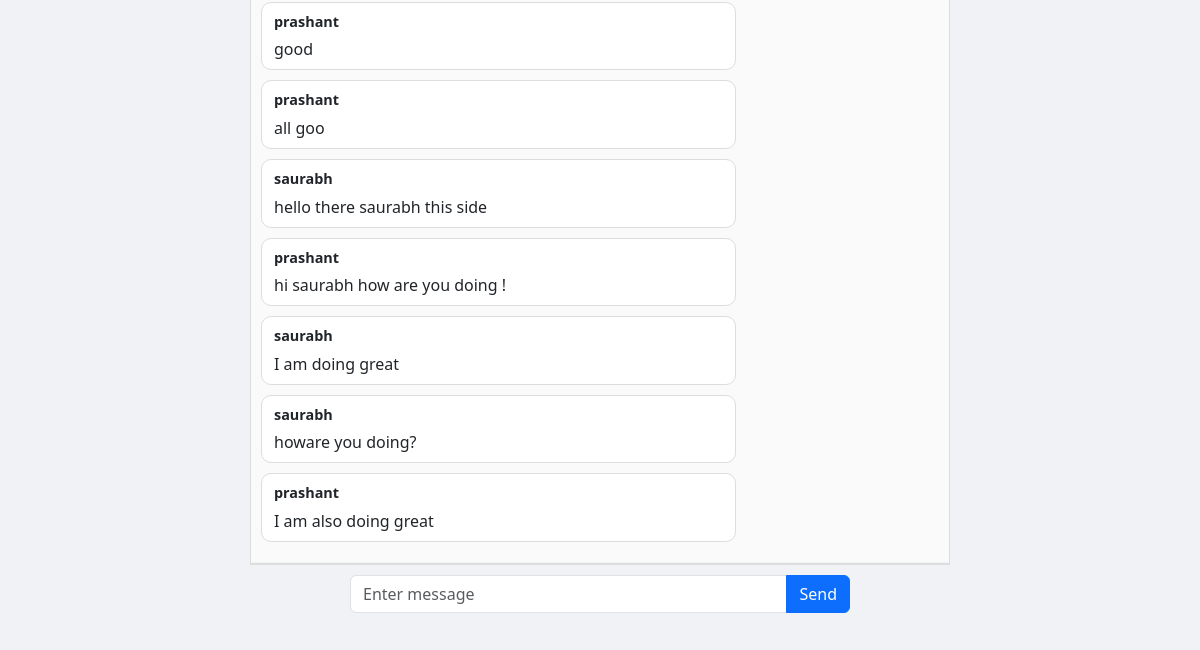
The page /rooms/work/ (lower part) on the database as committed earlier.
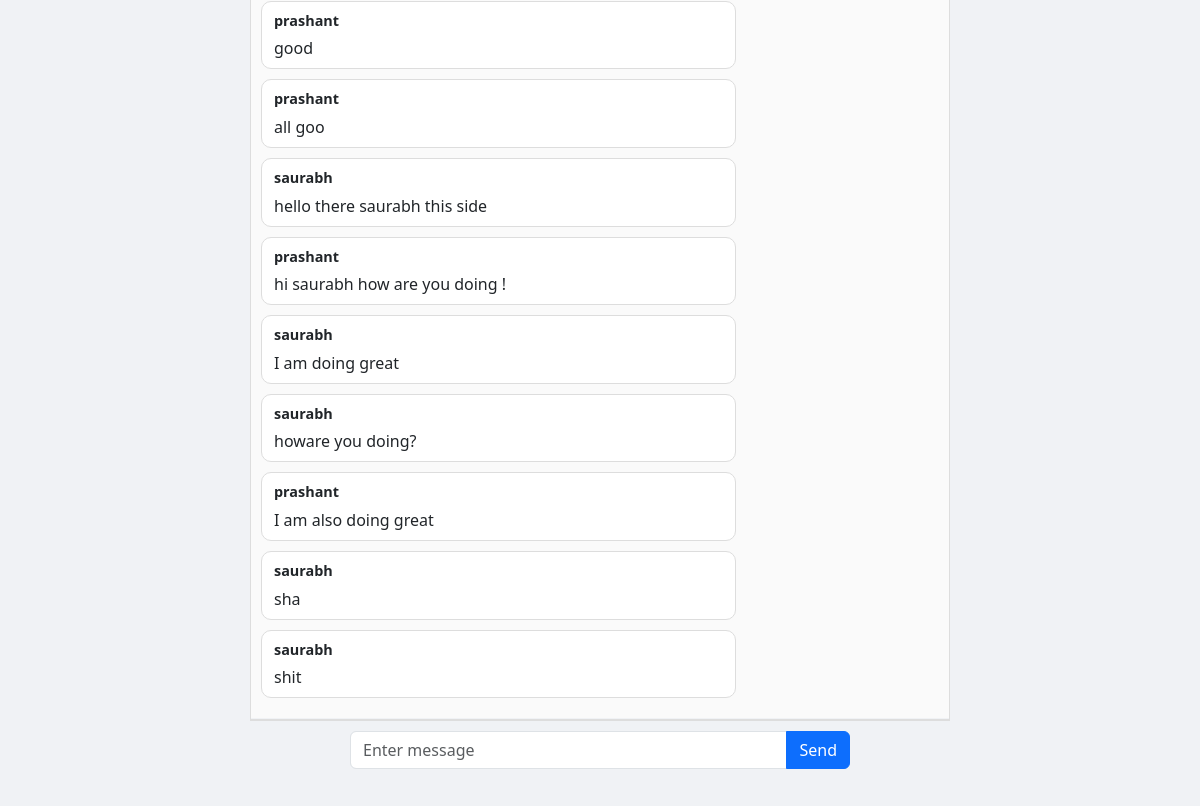
The same page on the database as committed later.
### chatapp/models.py (models this page shows)
class ChatMessage(models.Model):
    user= models.ForeignKey(User, on_delete=models.CASCADE)
    room= models.ForeignKey(ChatRoom, on_delete=models.CASCADE)
    message= models.TextField()
    date= models.DateTimeField(auto_now_add=True)
    class Meta:
        ordering= ('date',)

### chatapp/views.py (the view)
# urls.py: path('<slug:slug>/',views.chatroom,name='chatroom')
def chatroom( request,slug):
    chatroom= ChatRoom.objects.get(slug=slug)
    messages= ChatMessage.objects.filter(room=chatroom)[0:30]
    return render(request,'chatapp/room.html',{'chatroom':chatroom, 'messages':messages})

### chatapp/templates/chatapp/room.html (shortened to what this page needs)
{% extends "chatapp/base.html" %}
{% block content %}
<div class="chat-container" style="max-width: 700px; margin: auto;">
    <div class="chat-messages" id="chat-messages" style="height: 400px; overflow-y: auto; border: 1px solid #ddd; padding: 10px; background: #fafafa;">
        {% for message in messages %}
            <div class="message {% if message.user.username == request.user.username %}sent{% else %}received{% endif %}">
                <div class="username"><b>{{ message.user.username }}</b></div>
                <div>{{ message.message }}</div>
            </div>
        {% empty %}
            <p class="text-muted text-center">No messages yet.</p>
        {% endfor %}
    </div>
    <form id="chat-form" class="message-form d-flex justify-content-center" autocomplete="off">
        <div class="input-group" style="max-width: 500px;">
            <input id="message-input" type="text" name="message" class="form-control" placeholder="Enter message" required aria-label="Message input">
            <button id="send-button" class="btn btn-primary" type="submit" aria-label="Send message">Send</button>
        </div>
    </form>
</div>
{% endblock %}

Rows that differ between the two databases and show on the page:
added ChatMessage: user.username "saurabh", message "sha"
added ChatMessage: user.username "saurabh", message "shit"
